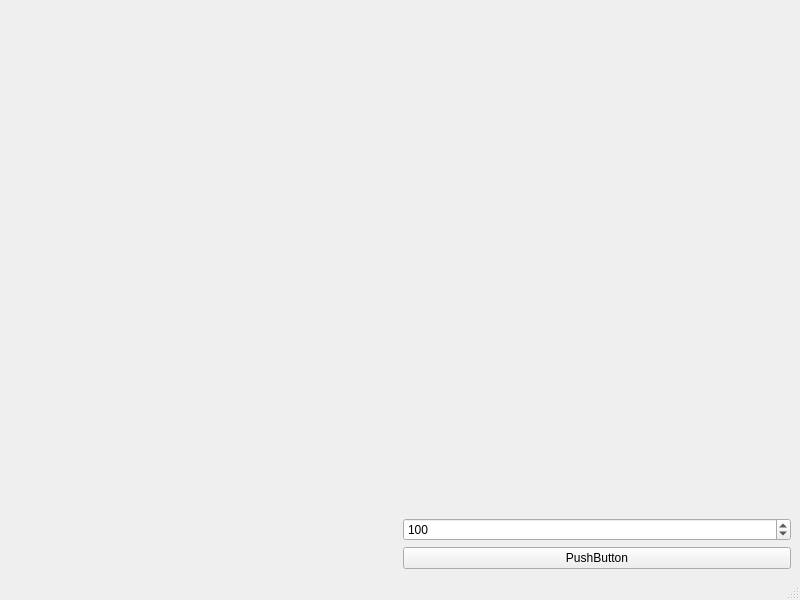
<?xml version="1.0" encoding="UTF-8"?>
<ui version="4.0">
 <class>geom_lab4</class>
 <widget class="QMainWindow" name="geom_lab4">
  <property name="geometry">
   <rect>
    <x>0</x>
    <y>0</y>
    <width>800</width>
    <height>600</height>
   </rect>
  </property>
  <property name="windowTitle">
   <string>MainWindow</string>
  </property>
  <widget class="QWidget" name="centralwidget">
   <layout class="QGridLayout" name="gridLayout_2">
    <item row="0" column="0">
     <widget class="SWidget" name="widget" native="true"/>
    </item>
    <item row="0" column="1">
     <widget class="QCustomPlot" name="customPlot" native="true"/>
    </item>
    <item row="1" column="1">
     <layout class="QGridLayout" name="gridLayout">
      <item row="0" column="0">
       <widget class="QSpinBox" name="spinBox">
        <property name="maximum">
         <number>10000</number>
        </property>
        <property name="value">
         <number>100</number>
        </property>
       </widget>
      </item>
      <item row="1" column="0">
       <widget class="QPushButton" name="pushButton">
        <property name="text">
         <string>PushButton</string>
        </property>
       </widget>
      </item>
     </layout>
    </item>
   </layout>
  </widget>
  <widget class="QMenuBar" name="menubar">
   <property name="geometry">
    <rect>
     <x>0</x>
     <y>0</y>
     <width>800</width>
     <height>21</height>
    </rect>
   </property>
  </widget>
  <widget class="QStatusBar" name="statusbar"/>
 </widget>
 <customwidgets>
  <customwidget>
   <class>QCustomPlot</class>
   <extends>QWidget</extends>
   <header>qcustomplot.h</header>
   <container>1</container>
  </customwidget>
  <customwidget>
   <class>SWidget</class>
   <extends>QWidget</extends>
   <header>swidget.h</header>
   <container>1</container>
  </customwidget>
 </customwidgets>
 <resources/>
 <connections/>
</ui>
